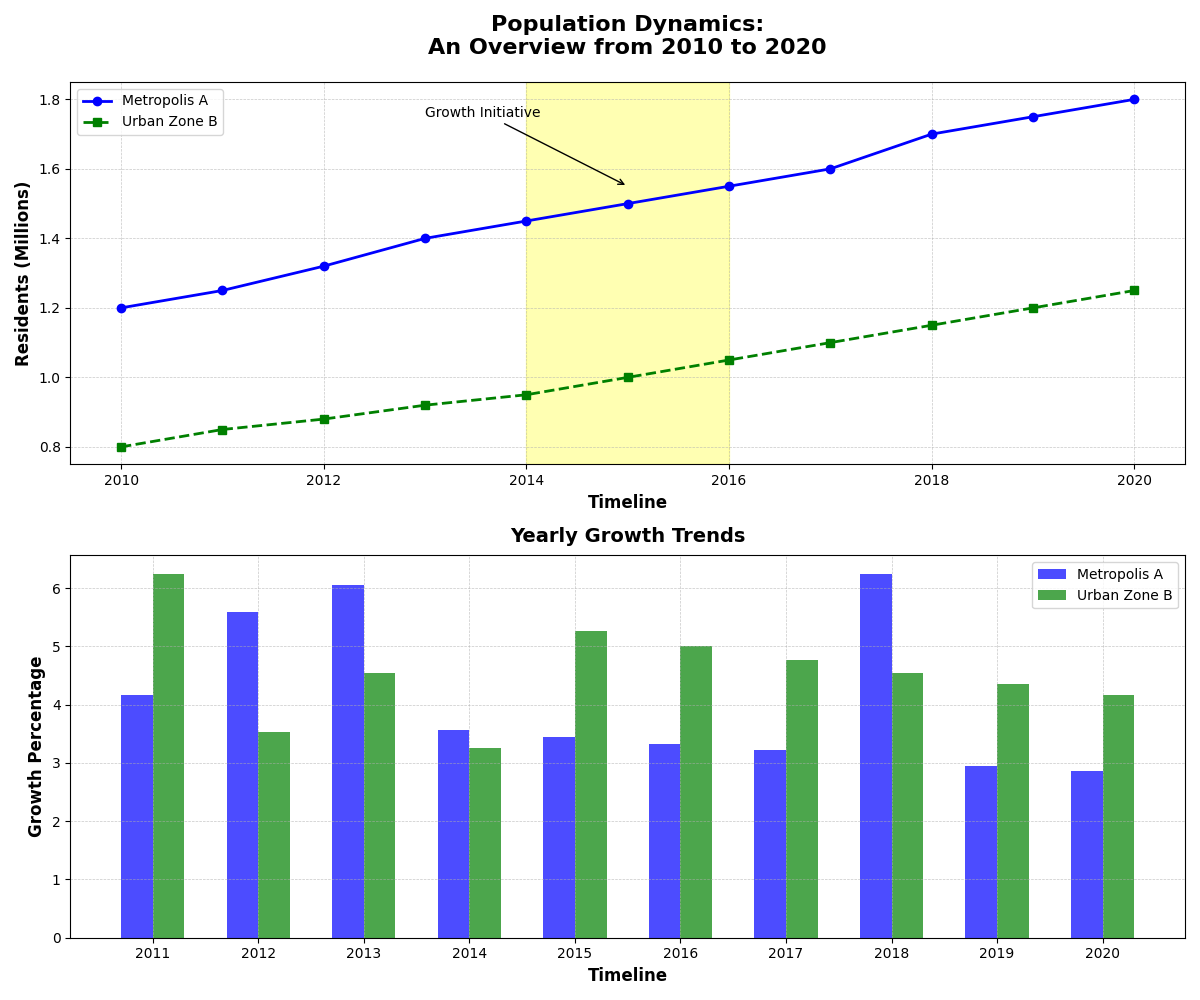

Python code for this plot:
import matplotlib.pyplot as plt
import numpy as np

# Define the years from 2010 to 2020
years = np.arange(2010, 2021)

# Population data for two cities in millions
city1_population = [1.2, 1.25, 1.32, 1.40, 1.45, 1.50, 1.55, 1.60, 1.70, 1.75, 1.80]
city2_population = [0.8, 0.85, 0.88, 0.92, 0.95, 1.00, 1.05, 1.10, 1.15, 1.20, 1.25]

# Calculate annual growth rate for each city
def calculate_annual_growth_rate(data):
    return [100 * (data[k+1] - data[k]) / data[k] for k in range(len(data)-1)]

city1_growth = calculate_annual_growth_rate(city1_population)
city2_growth = calculate_annual_growth_rate(city2_population)

# Set up the subplots
fig, (ax1, ax2) = plt.subplots(2, 1, figsize=(12, 10))

# Plot the population line chart
ax1.plot(years, city1_population, marker='o', linestyle='-', color='blue', linewidth=2, label='Metropolis A')
ax1.plot(years, city2_population, marker='s', linestyle='--', color='green', linewidth=2, label='Urban Zone B')
ax1.set_title("Population Dynamics:\nAn Overview from 2010 to 2020", fontsize=16, fontweight='bold', pad=20)
ax1.set_xlabel('Timeline', fontsize=12, fontweight='bold')
ax1.set_ylabel('Residents (Millions)', fontsize=12, fontweight='bold')
ax1.grid(True, linestyle='--', linewidth=0.5, alpha=0.7)
ax1.legend(loc='upper left', fontsize=10)
ax1.axvspan(2014, 2016, color='yellow', alpha=0.3, label='Development Era')
ax1.annotate('Growth Initiative', xy=(2015, 1.55), xytext=(2013, 1.75),
             arrowprops=dict(arrowstyle='->', connectionstyle='arc3', color='black'),
             fontsize=10, color='black')

# Plot the bar chart for annual growth rate
ind = np.arange(len(city1_growth))  # index for bar positions
width = 0.3  # adjusted bar width for two bars

ax2.bar(ind - width/2, city1_growth, width=width, color='blue', alpha=0.7, label='Metropolis A')
ax2.bar(ind + width/2, city2_growth, width=width, color='green', alpha=0.7, label='Urban Zone B')
ax2.set_title('Yearly Growth Trends', fontsize=14, fontweight='bold', pad=10)
ax2.set_xlabel('Timeline', fontsize=12, fontweight='bold')
ax2.set_ylabel('Growth Percentage', fontsize=12, fontweight='bold')
ax2.set_xticks(ind)
ax2.set_xticklabels(years[1:])
ax2.legend(loc='upper right', fontsize=10)
ax2.grid(True, linestyle='--', linewidth=0.5, alpha=0.7)

# Automatically adjust layout
plt.tight_layout()

# Display the plot
plt.show()
